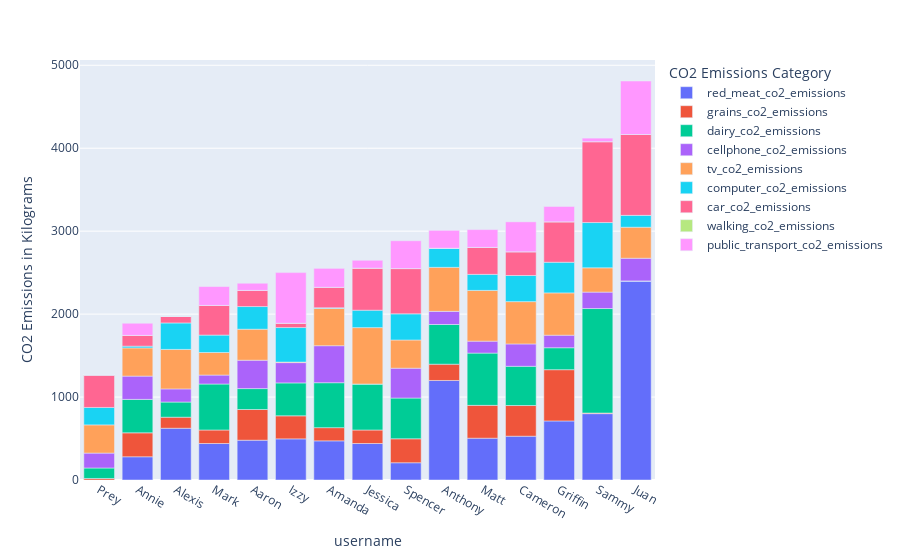

The notebook cell this image was saved under:
### Code cell
fig2 = px.bar(df, x="username", y=['red_meat_co2_emissions', 'grains_co2_emissions', 'dairy_co2_emissions', 'cellphone_co2_emissions', 'tv_co2_emissions', 'computer_co2_emissions', 'car_co2_emissions', 'walking_co2_emissions', 'public_transport_co2_emissions'],
              labels={"value": "CO2 Emissions in Kilograms","variable": "CO2 Emissions Category"})
fig2.update_xaxes(categoryorder="total ascending")
fig2.show()

### Figure 1 — Plotly figure (JSON) as saved in the notebook; plotly's stock layout.template omitted (floating-point values rounded to 4 significant figures)
{"data": [{"alignmentgroup": "True", "hovertemplate": "CO2 Emissions Category=red_meat_co2_emissions<br>username=%{x}<br>CO2 Emissions in Kilograms=%{y}<extra></extra>", "legendgroup": "red_meat_co2_emissions", "marker": {"color": "#636efa", "pattern": {"shape": ""}}, "name": "red_meat_co2_emissions", "offsetgroup": "red_meat_co2_emissions", "orientation": "v", "showlegend": true, "textposition": "auto", "type": "bar", "x": ["Sammy", "Griffin", "Spencer", "Annie", "Jessica", "Juan", "Cameron", "Alexis", "Prey", "Anthony", "Aaron", "Izzy", "Amanda", "Matt", "Mark"], "xaxis": "x", "y": [800, 712, 208, 280, 440, 2400, 528, 624, 0, 1200, 480, 496, 472, 504, 440], "yaxis": "y"}, {"alignmentgroup": "True", "hovertemplate": "CO2 Emissions Category=grains_co2_emissions<br>username=%{x}<br>CO2 Emissions in Kilograms=%{y}<extra></extra>", "legendgroup": "grains_co2_emissions", "marker": {"color": "#EF553B", "pattern": {"shape": ""}}, "name": "grains_co2_emissions", "offsetgroup": "grains_co2_emissions", "orientation": "v", "showlegend": true, "textposition": "auto", "type": "bar", "x": ["Sammy", "Griffin", "Spencer", "Annie", "Jessica", "Juan", "Cameron", "Alexis", "Prey", "Anthony", "Aaron", "Izzy", "Amanda", "Matt", "Mark"], "xaxis": "x", "y": [7.4, 617.9, 288.6, 288.6, 162.8, 0, 370, 133.2, 18.5, 196.1, 370, 277.5, 159.1, 395.9, 162.8], "yaxis": "y"}, {"alignmentgroup": "True", "hovertemplate": "CO2 Emissions Category=dairy_co2_emissions<br>username=%{x}<br>CO2 Emissions in Kilograms=%{y}<extra></extra>", "legendgroup": "dairy_co2_emissions", "marker": {"color": "#00cc96", "pattern": {"shape": ""}}, "name": "dairy_co2_emissions", "offsetgroup": "dairy_co2_emissions", "orientation": "v", "showlegend": true, "textposition": "auto", "type": "bar", "x": ["Sammy", "Griffin", "Spencer", "Annie", "Jessica", "Juan", "Cameron", "Alexis", "Prey", "Anthony", "Aaron", "Izzy", "Amanda", "Matt", "Mark"], "xaxis": "x", "y": [1260, 264.6, 491.4, 403.2, 554.4, 0, 472.5, 182.7, 126, 478.8, 252, 396.9, 541.8, 630, 554.4], "yaxis": "y"}, {"alignmentgroup": "True", "hovertemplate": "CO2 Emissions Category=cellphone_co2_emissions<br>username=%{x}<br>CO2 Emissions in Kilograms=%{y}<extra></extra>", "legendgroup": "cellphone_co2_emissions", "marker": {"color": "#ab63fa", "pattern": {"shape": ""}}, "name": "cellphone_co2_emissions", "offsetgroup": "cellphone_co2_emissions", "orientation": "v", "showlegend": true, "textposition": "auto", "type": "bar", "x": ["Sammy", "Griffin", "Spencer", "Annie", "Jessica", "Juan", "Cameron", "Alexis", "Prey", "Anthony", "Aaron", "Izzy", "Amanda", "Matt", "Mark"], "xaxis": "x", "y": [198, 151.2, 360, 280.8, 0, 273.6, 270, 158.4, 180, 158.4, 342, 244.8, 446.4, 144, 108], "yaxis": "y"}, {"alignmentgroup": "True", "hovertemplate": "CO2 Emissions Category=tv_co2_emissions<br>username=%{x}<br>CO2 Emissions in Kilograms=%{y}<extra></extra>", "legendgroup": "tv_co2_emissions", "marker": {"color": "#FFA15A", "pattern": {"shape": ""}}, "name": "tv_co2_emissions", "offsetgroup": "tv_co2_emissions", "orientation": "v", "showlegend": true, "textposition": "auto", "type": "bar", "x": ["Sammy", "Griffin", "Spencer", "Annie", "Jessica", "Juan", "Cameron", "Alexis", "Prey", "Anthony", "Aaron", "Izzy", "Amanda", "Matt", "Mark"], "xaxis": "x", "y": [292.4, 510, 340, 340, 680, 374, 510, 476, 340, 530.4, 374, 6.8, 448.8, 612, 272], "yaxis": "y"}, {"alignmentgroup": "True", "hovertemplate": "CO2 Emissions Category=computer_co2_emissions<br>username=%{x}<br>CO2 Emissions in Kilograms=%{y}<extra></extra>", "legendgroup": "computer_co2_emissions", "marker": {"color": "#19d3f3", "pattern": {"shape": ""}}, "name": "computer_co2_emissions", "offsetgroup": "computer_co2_emissions", "orientation": "v", "showlegend": true, "textposition": "auto", "type": "bar", "x": ["Sammy", "Griffin", "Spencer", "Annie", "Jessica", "Juan", "Cameron", "Alexis", "Prey", "Anthony", "Aaron", "Izzy", "Amanda", "Matt", "Mark"], "xaxis": "x", "y": [546, 369.6, 315, 21, 210, 142.8, 315, 319.2, 210, 231, 273, 415.8, 8.4, 193.2, 210], "yaxis": "y"}, {"alignmentgroup": "True", "hovertemplate": "CO2 Emissions Category=car_co2_emissions<br>username=%{x}<br>CO2 Emissions in Kilograms=%{y}<extra></extra>", "legendgroup": "car_co2_emissions", "marker": {"color": "#FF6692", "pattern": {"shape": ""}}, "name": "car_co2_emissions", "offsetgroup": "car_co2_emissions", "orientation": "v", "showlegend": true, "textposition": "auto", "type": "bar", "x": ["Sammy", "Griffin", "Spencer", "Annie", "Jessica", "Juan", "Cameron", "Alexis", "Prey", "Anthony", "Aaron", "Izzy", "Amanda", "Matt", "Mark"], "xaxis": "x", "y": [975, 487.5, 546, 130, 507, 975, 286, 78, 390, 0, 195, 52, 247, 325, 357.5], "yaxis": "y"}, {"alignmentgroup": "True", "hovertemplate": "CO2 Emissions Category=walking_co2_emissions<br>username=%{x}<br>CO2 Emissions in Kilograms=%{y}<extra></extra>", "legendgroup": "walking_co2_emissions", "marker": {"color": "#B6E880", "pattern": {"shape": ""}}, "name": "walking_co2_emissions", "offsetgroup": "walking_co2_emissions", "orientation": "v", "showlegend": true, "textposition": "auto", "type": "bar", "x": ["Sammy", "Griffin", "Spencer", "Annie", "Jessica", "Juan", "Cameron", "Alexis", "Prey", "Anthony", "Aaron", "Izzy", "Amanda", "Matt", "Mark"], "xaxis": "x", "y": [0, 0, 0, 0, 0, 0, 0, 0, 0, 0, 0, 0, 0, 0, 0], "yaxis": "y"}, {"alignmentgroup": "True", "hovertemplate": "CO2 Emissions Category=public_transport_co2_emissions<br>username=%{x}<br>CO2 Emissions in Kilograms=%{y}<extra></extra>", "legendgroup": "public_transport_co2_emissions", "marker": {"color": "#FF97FF", "pattern": {"shape": ""}}, "name": "public_transport_co2_emissions", "offsetgroup": "public_transport_co2_emissions", "orientation": "v", "showlegend": true, "textposition": "auto", "type": "bar", "x": ["Sammy", "Griffin", "Spencer", "Annie", "Jessica", "Juan", "Cameron", "Alexis", "Prey", "Anthony", "Aaron", "Izzy", "Amanda", "Matt", "Mark"], "xaxis": "x", "y": [43, 184.9, 335.4, 146.2, 94.6, 645, 361.2, 0, 0, 215, 86, 610.6, 227.9, 215, 227.9], "yaxis": "y"}], "layout": {"barmode": "relative", "legend": {"title": {"text": "CO2 Emissions Category"}, "tracegroupgap": 0}, "margin": {"t": 60}, "xaxis": {"anchor": "y", "categoryorder": "total ascending", "domain": [0, 1], "title": {"text": "username"}}, "yaxis": {"anchor": "x", "domain": [0, 1], "title": {"text": "CO2 Emissions in Kilograms"}}}}
